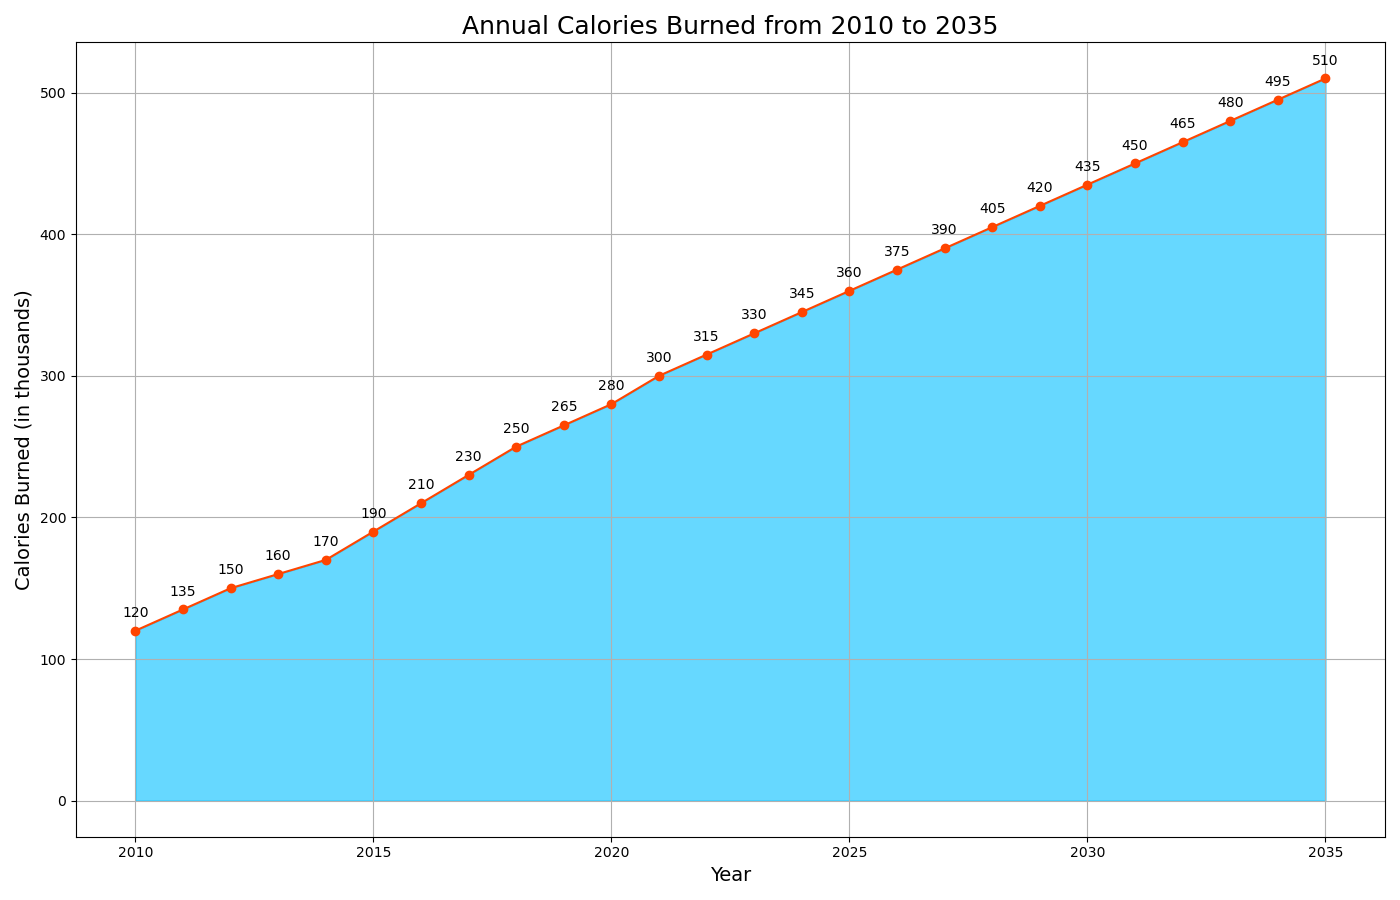

This figure's Python source:

import matplotlib.pyplot as plt
import pandas as pd

data = {
    'Year': [2010, 2011, 2012, 2013, 2014, 2015, 2016, 2017, 2018, 2019, 2020, 2021, 2022, 2023, 2024, 2025, 2026, 2027, 2028, 2029, 2030, 2031, 2032, 2033, 2034, 2035],
    'Calories Burned': [120, 135, 150, 160, 170, 190, 210, 230, 250, 265, 280, 300, 315, 330, 345, 360, 375, 390, 405, 420, 435, 450, 465, 480, 495, 510]
}

df = pd.DataFrame(data)

plt.figure(figsize=(14, 9))
plt.fill_between(df['Year'], df['Calories Burned'], color='#00bfff', alpha=0.6)
plt.plot(df['Year'], df['Calories Burned'], color='#ff4500', marker='o')

plt.title('Annual Calories Burned from 2010 to 2035', fontsize=18)
plt.xlabel('Year', fontsize=14)
plt.ylabel('Calories Burned (in thousands)', fontsize=14)

for i, txt in enumerate(df['Calories Burned']):
    plt.annotate(txt, (df['Year'][i], df['Calories Burned'][i]), textcoords="offset points", xytext=(0,10), ha='center')

plt.grid(True)
plt.tight_layout()
plt.show()
